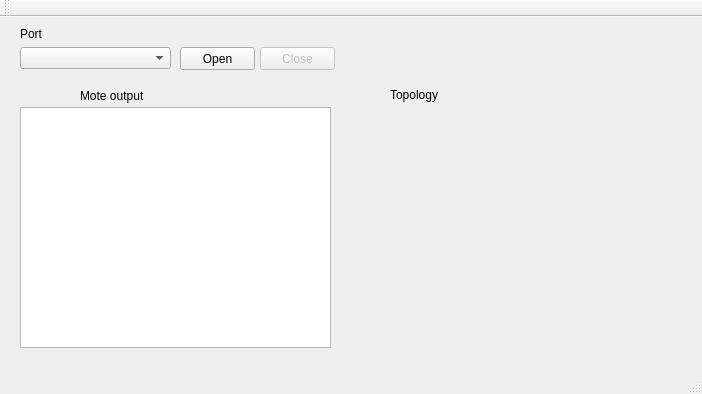
<?xml version="1.0" encoding="UTF-8"?>
<ui version="4.0">
 <class>MainWindow</class>
 <widget class="QMainWindow" name="MainWindow">
  <property name="geometry">
   <rect>
    <x>0</x>
    <y>0</y>
    <width>702</width>
    <height>394</height>
   </rect>
  </property>
  <property name="windowTitle">
   <string>MainWindow</string>
  </property>
  <widget class="QWidget" name="centralWidget">
   <widget class="QPushButton" name="pushButton_open">
    <property name="geometry">
     <rect>
      <x>180</x>
      <y>30</y>
      <width>75</width>
      <height>23</height>
     </rect>
    </property>
    <property name="text">
     <string>Open</string>
    </property>
   </widget>
   <widget class="QTextEdit" name="textEdit_Status">
    <property name="enabled">
     <bool>true</bool>
    </property>
    <property name="geometry">
     <rect>
      <x>20</x>
      <y>90</y>
      <width>311</width>
      <height>241</height>
     </rect>
    </property>
   </widget>
   <widget class="QLabel" name="label_2">
    <property name="geometry">
     <rect>
      <x>80</x>
      <y>70</y>
      <width>101</width>
      <height>17</height>
     </rect>
    </property>
    <property name="text">
     <string>Mote output</string>
    </property>
   </widget>
   <widget class="QPushButton" name="pushButton_close">
    <property name="enabled">
     <bool>false</bool>
    </property>
    <property name="geometry">
     <rect>
      <x>260</x>
      <y>30</y>
      <width>75</width>
      <height>23</height>
     </rect>
    </property>
    <property name="text">
     <string>Close</string>
    </property>
   </widget>
   <widget class="QLabel" name="label_3">
    <property name="geometry">
     <rect>
      <x>390</x>
      <y>70</y>
      <width>61</width>
      <height>16</height>
     </rect>
    </property>
    <property name="text">
     <string>Topology</string>
    </property>
   </widget>
   <widget class="QComboBox" name="comboBox_Interface">
    <property name="geometry">
     <rect>
      <x>20</x>
      <y>30</y>
      <width>151</width>
      <height>22</height>
     </rect>
    </property>
   </widget>
   <widget class="QLabel" name="label">
    <property name="geometry">
     <rect>
      <x>20</x>
      <y>10</y>
      <width>46</width>
      <height>13</height>
     </rect>
    </property>
    <property name="text">
     <string>Port</string>
    </property>
   </widget>
  </widget>
  <widget class="QMenuBar" name="menuBar">
   <property name="geometry">
    <rect>
     <x>0</x>
     <y>0</y>
     <width>702</width>
     <height>26</height>
    </rect>
   </property>
  </widget>
  <widget class="QToolBar" name="mainToolBar">
   <attribute name="toolBarArea">
    <enum>TopToolBarArea</enum>
   </attribute>
   <attribute name="toolBarBreak">
    <bool>false</bool>
   </attribute>
  </widget>
  <widget class="QStatusBar" name="statusBar"/>
 </widget>
 <layoutdefault spacing="6" margin="11"/>
 <resources/>
 <connections/>
</ui>
